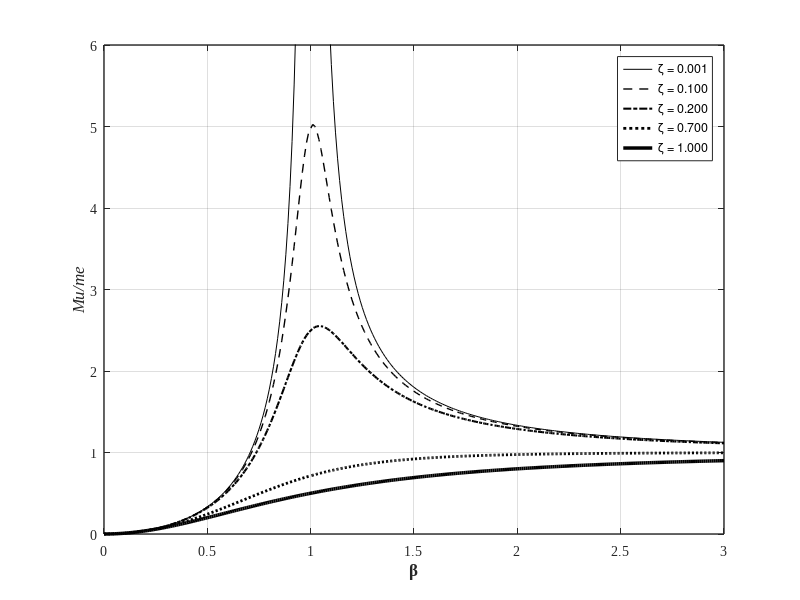

Write MATLAB code to recreate this figure.
clear; close all; clc
%%
beta1 = 0.0:0.01:.99;
beta2 = 1.01:0.01:3.0;

    Legend   = {'\zeta = 0.001';'\zeta = 0.100';'\zeta = 0.200';'\zeta = 0.700';'\zeta = 1.000'};
    LineType = {'-k';'--k';'-.k';':k';'-k';'--k';};
    
i = 0;
for zeta = [0.001, 0.1, 0.2, 0.7, 1.0]
    i = i+1;

Mume = [beta1.^2./sqrt((1-beta1.^2).^ 2+(2*zeta*beta1).^ 2),...
        beta2.^2./sqrt((1-beta2.^2).^ 2+(2*zeta*beta2).^ 2)];

phi = [atand(2*zeta.*beta1./(1-beta1.*beta1)),...
       atand(2*zeta.*beta2./(1-beta2.*beta2))+180];


figure(1);  set(figure(1), 'Position', [200   100   883   400])
            hold on; grid on; box on;
            
            plot([beta1 beta2],Mume,LineType{i},'LineWidth',i/2,'Color',[0 0 0]);

            axis([0 3 0 6]); 
            legend(Legend)
            set(gca, 'LineWidth',1, 'FontWeight','normal', 'FontName','Times New Roman', 'FontSize',10)               
            xlabel('\beta', 'fontsize',12, 'fontname','Times New Roman','FontWeight','Bold')
            ylabel('\itMu/me', 'fontsize',12, 'fontname','Times New Roman','FontWeight','Bold')
end
%
%% Print
print('FIG_3_24','-dpng')
